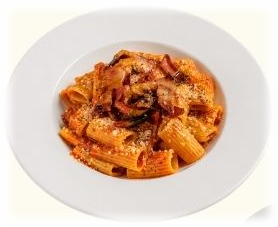
#> input picture pasta-menu/photos/amatriciana.png, 278 x 227 px; its folder holds only this picture in this run
$ python upscale_photos.py
#> lines starting #> are read from the running program, lines starting #| are printed output that depends on the picture
# Make print copies of the pasta photos: 2x Lanczos upscale with light sharpening, into photos-hd/.
# The cuts from the Canva pages are only 200-300 px, a bit under 300 dpi at their printed size on A3.
# This can't add real detail (the photographer's shots would), but it prints smoother than the browser's own scaling.
# Usage: python -I upscale_photos.py
import glob, os
from PIL import Image, ImageFilter

src, out = 'photos', 'photos-hd'
os.makedirs(out, exist_ok=True)
for f in sorted(glob.glob(f'{src}/*.png')):
    im = Image.open(f).convert('RGBA')
#> im is the input picture: PIL image 278x227 RGBA; mean R, G, B, A 221.8, 195, 174.7, 215.8
    k = 2 if max(im.size) < 600 else 1
#> k = 2
    big = im.resize((im.width * k, im.height * k), Image.LANCZOS) if k > 1 else im.copy()
    rgb, a = big.convert('RGB'), big.getchannel('A')
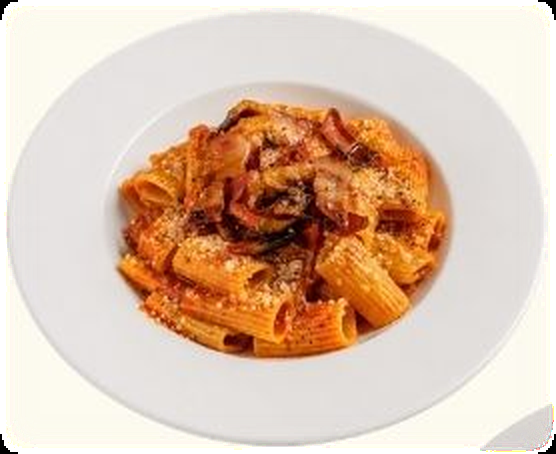
#> rgb: PIL image 556x454 RGB; mean R, G, B 221.5, 194.7, 175
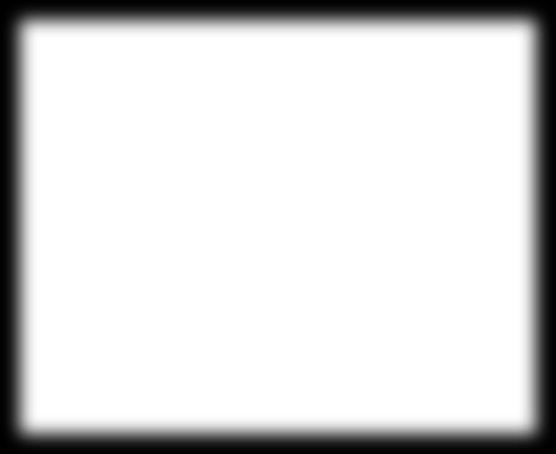
#> a: PIL image 556x454 L; min 0, max 255, mean 215.8
    rgb = rgb.filter(ImageFilter.UnsharpMask(radius=1.6, percent=70, threshold=2))
    rgb.putalpha(a)
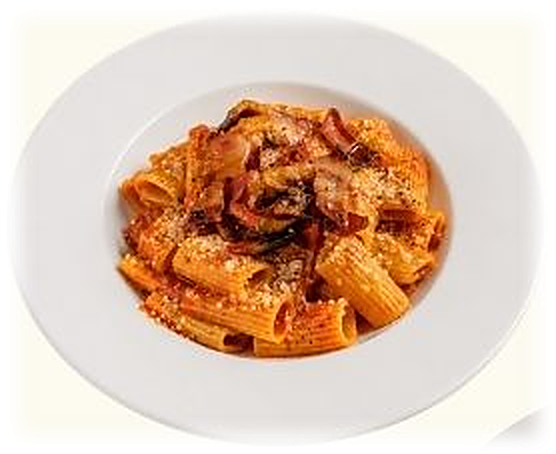
#> rgb: PIL image 556x454 RGBA; mean R, G, B, A 221.3, 194.7, 175.1, 215.8; transparent parts drawn white
    rgb.save(f'{out}/{os.path.basename(f)}')
    print(os.path.basename(f), im.size, '->', rgb.size)
#| amatriciana.png (278, 227) -> (556, 454)

$ run again, on pasta-menu/photos/create-zucchini.png
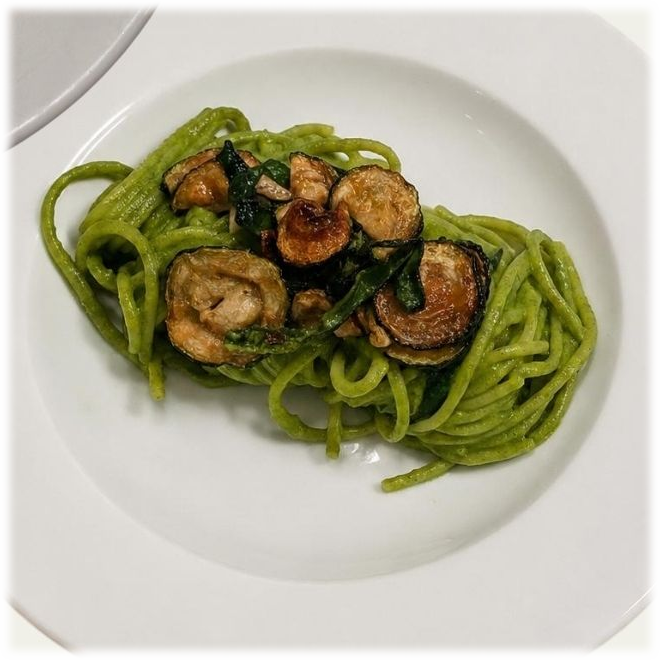
#> input picture pasta-menu/photos/create-zucchini.png, 660 x 660 px
#> im is the input picture: PIL image 660x660 RGBA; mean R, G, B, A 176.8, 172, 149, 239.8
#> `rgb, a = big.convert('RGB'), big.getchannel('A')`:
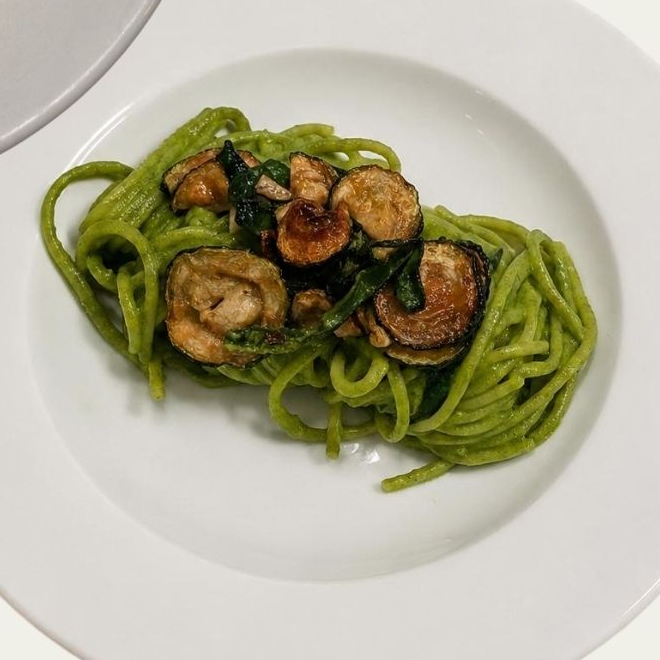
#> rgb: PIL image 660x660 RGB; mean R, G, B 176.8, 172, 149
#> `rgb, a = big.convert('RGB'), big.getchannel('A')`:
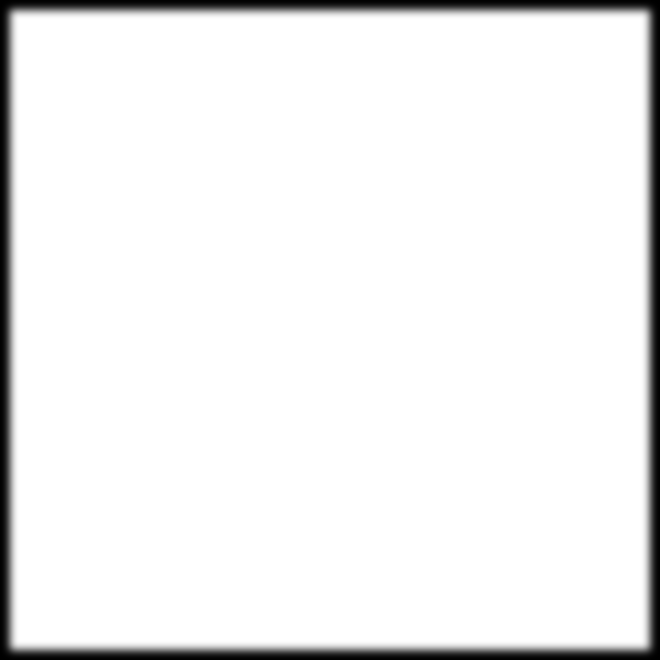
#> a: PIL image 660x660 L; min 0, max 255, mean 239.8
#| create-zucchini.png (660, 660) -> (660, 660)

$ run again, on pasta-menu/photos/gnocchi-amatriciana.png
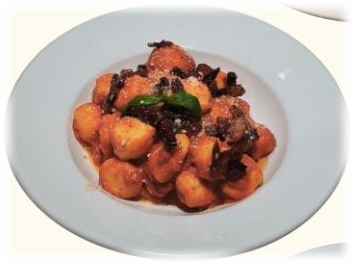
#> input picture pasta-menu/photos/gnocchi-amatriciana.png, 354 x 264 px
#> im is the input picture: PIL image 354x264 RGBA; mean R, G, B, A 189.8, 173.9, 165.4, 222.4
#> `rgb, a = big.convert('RGB'), big.getchannel('A')`:
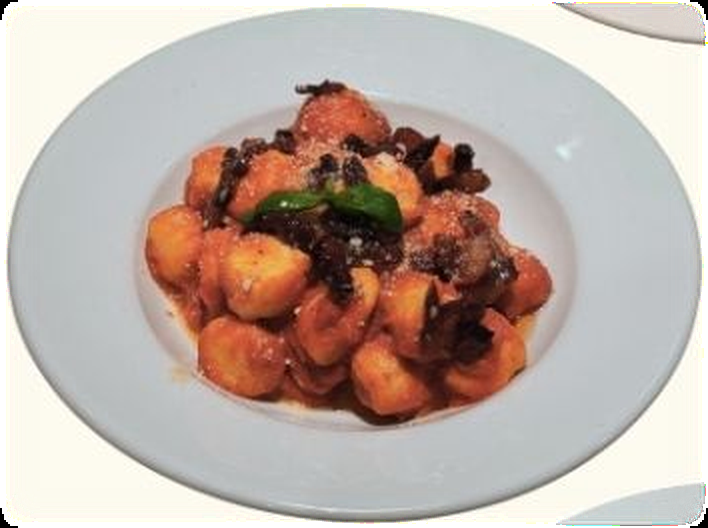
#> rgb: PIL image 708x528 RGB; mean R, G, B 189.7, 173.8, 165.6
#> `rgb, a = big.convert('RGB'), big.getchannel('A')`:
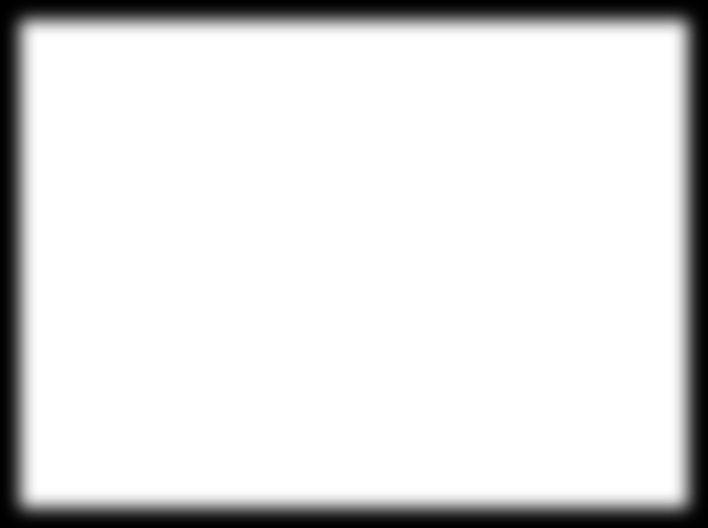
#> a: PIL image 708x528 L; min 0, max 255, mean 222.4
#| gnocchi-amatriciana.png (354, 264) -> (708, 528)

$ run again, on pasta-menu/photos/capsicum.png
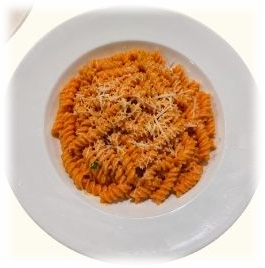
#> input picture pasta-menu/photos/capsicum.png, 265 x 268 px
#> im is the input picture: PIL image 265x268 RGBA; mean R, G, B, A 206.9, 179, 156.4, 218.2
#> `rgb, a = big.convert('RGB'), big.getchannel('A')`:
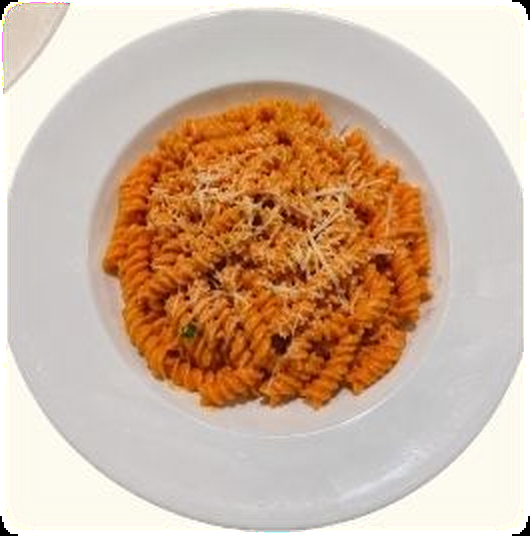
#> rgb: PIL image 530x536 RGB; mean R, G, B 206.6, 178.8, 156.7
#> `rgb, a = big.convert('RGB'), big.getchannel('A')`:
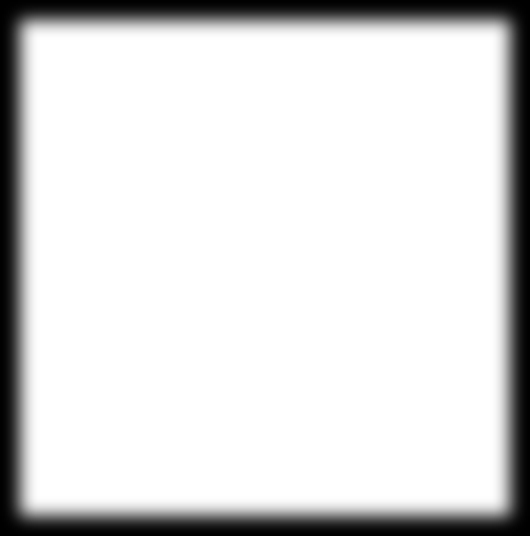
#> a: PIL image 530x536 L; min 0, max 255, mean 218.2
#| capsicum.png (265, 268) -> (530, 536)
